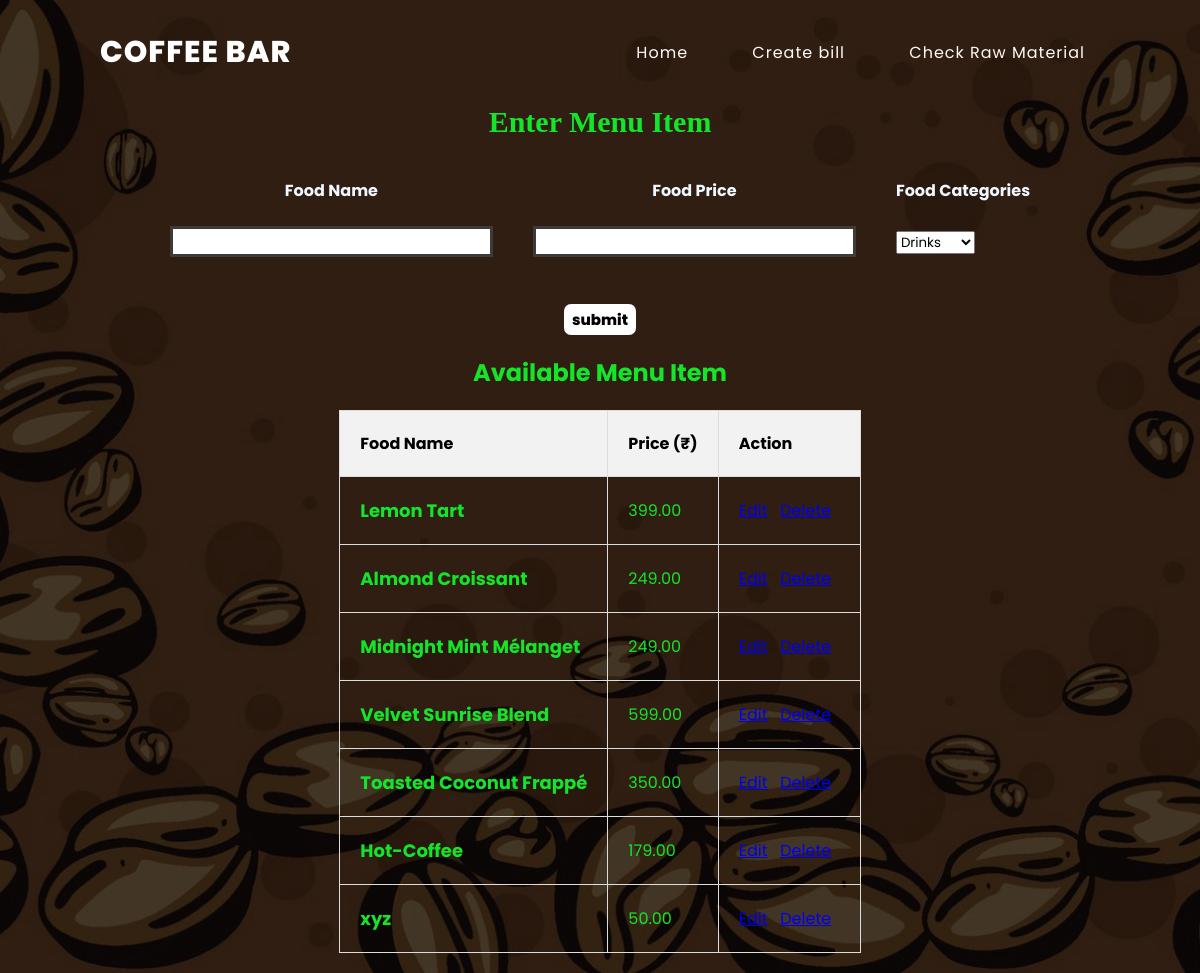
Page /addMenu.php on the committed database.
### tables this page shows
CREATE TABLE `foodmenu` (
  `menuID` int(11) NOT NULL,
  `foodName` varchar(255) DEFAULT NULL,
  `foodPrice` decimal(10,2) DEFAULT NULL,
  `CategoryID` int(11) DEFAULT NULL
);

### addMenu.php (the view, shortened to what this page needs)
<!DOCTYPE html>
<html lang="en" dir="ltr">
  <head>
    <link rel="stylesheet" href="home.css">
    <link rel="stylesheet" href="https://cdnjs.cloudflare.com/ajax/libs/font-awesome/5.14.0/css/all.min.css">
  </head>
  <body>
  <form action="<?php echo $_SERVER['PHP_SELF'];?>" method="post">
    <section>
      <header>
        <h2><a href="" class="logo">Coffee Bar</a></h2>
        <div class="navigation">
          <a href="home.php">Home</a>
          <a href="./createbill.php">Create bill</a>
          <a href="material.php">Check Raw Material</a>
        </div>
      </header>
      <center>
        <div class="Menu-text">Enter Menu Item</div>
        <div class="Enterd">
        <table  style="margin: 4px;padding: 20px;  border-collapse: separate;
        border-spacing: 40px 15px;">
        <tr>
          <th>Food Name</th>
          <th>Food Price</th>
          <th>Food Categories</th>
        </tr>
        <tr>
          <td><input type="text" name="FoodName"></td>
          <td><input type="text" name="Price"></td>
          <td><label for="dropdown">Select an option:</label>
          <?php
             $con = mysqli_connect("localhost","root","","coffee_bar");
       $qry2="select *from foodcategory";
       $show2= mysqli_query($con,$qry2);
       echo '<select name="dropdown">';
        while($row = $show2->fetch_assoc()) {
          echo '<option value="' . $row["CategoryID"] . '">' . $row["CategoryName"] . '</option>';
        }
        echo '</select>';
          ?>
        </td>
        </tr>
           </table>
          </div>
          <input type="submit" name="btn" value="submit">
      </center>
      </form>
  <?php
  $con = mysqli_connect("localhost","root","","coffee_bar");
echo "<center>";
$qry="select *from foodMenu ";
$show=mysqli_query($con,$qry);
echo "<center>";
echo "<div class='menu-heading'><h1>Available Menu Item</h1></div>";
echo "<table class='menu-table'>";
echo "<tr><th>Food Name</th><th>Price (₹)</th><th>Action</th></tr>";
while($row = mysqli_fetch_array($show)) {
  echo "<tr>";
  echo "<td><span class='food-name'>".$row['foodName']."</span></td>";
  echo "<td><span class='food-price'>".$row['foodPrice']."</span></td>";
  echo "<td><a href='edit.php?Food_Name={$row['foodName']}'>Edit</a>&nbsp;&nbsp;&nbsp;";
  echo "<a href='delete.php?Food_Name={$row['foodName']}'>Delete</a>&nbsp;&nbsp;</td>";
  echo "</tr>";
}
  ?>
  </body>
</html>

### home.css (style rules this page uses)
* { margin: 0; padding: 0; box-sizing: border-box; font-family: "Poppins", sans-serif; }
section { position: relative; width: 100%; min-height: 100vh; display: flex; flex-direction: column; justify-content: flex-start; background: url(bg2.png)no-repeat; background-size: cover; background-position: center; }
header { position: relative; top: 0; width: 100%; padding: 30px 100px; display: flex; justify-content: space-between; align-items: center; }
header .logo { position: relative; color: #ffffff; font-size: 30px; text-decoration: none; text-transform: uppercase; font-weight: 800; letter-spacing: 1px; }
header .navigation a { color: #fff9f9; text-decoration: none; font-weight: 400; letter-spacing: 1px; padding: 2px 15px; border-radius: 10px; transition: 0.3s; transition-property: background; }
header .navigation a:not(:last-child) { margin-right: 30px; }

### addMenu.php (style rules this page uses)
.Menu-text { font-family: Lucida Handwriting; display: flex; font-weight: 800; font-size: 30px; color: #14e529; justify-content: center; }
.Enterd { color: aliceblue; }
input[type=submit] { background-color: #ffffff; border-radius: 7px; border: none; font-size: 15px; font-weight: 800; color: rgb(0, 0, 0); padding: 4px 8px; cursor: pointer; }
input[type=text] { font-size: medium; font-weight: 800; margin: 8px 0; box-sizing: border-box; border: 3px solid #3d3a3a; transition: 0.5s; outline: none; }
.menu-table { border-collapse: collapse; margin: 20px 0; }
.menu-heading { color: #14e529; text-align: center; margin: 20px 0; }
.menu-heading h1 { font-size: 24px; font-weight: bold; color: #14e529; }
.menu-table th, .menu-table td { padding: 20px; text-align: left; border: 1px solid #ddd; }
.menu-table th { background-color: #f2f2f2; font-weight: bold; }
.food-name { font-size: 18px; font-weight: bold; color: #14e529; }
.food-price { font-size: 16px; color: #14e529; }

### rows in the picture
foodmenu: foodName "Lemon Tart", foodPrice "399.00"
foodmenu: foodName "Almond Croissant", foodPrice "249.00"
foodmenu: foodName "Midnight Mint Mélanget", foodPrice "249.00"
foodmenu: foodName "Velvet Sunrise Blend", foodPrice "599.00"
foodmenu: foodName "Toasted Coconut Frappé", foodPrice "350.00"
foodmenu: foodName "Hot-Coffee", foodPrice "179.00"
foodmenu: foodName "xyz", foodPrice "50.00"

### other values in the picture
form field dropdown "Drinks"
